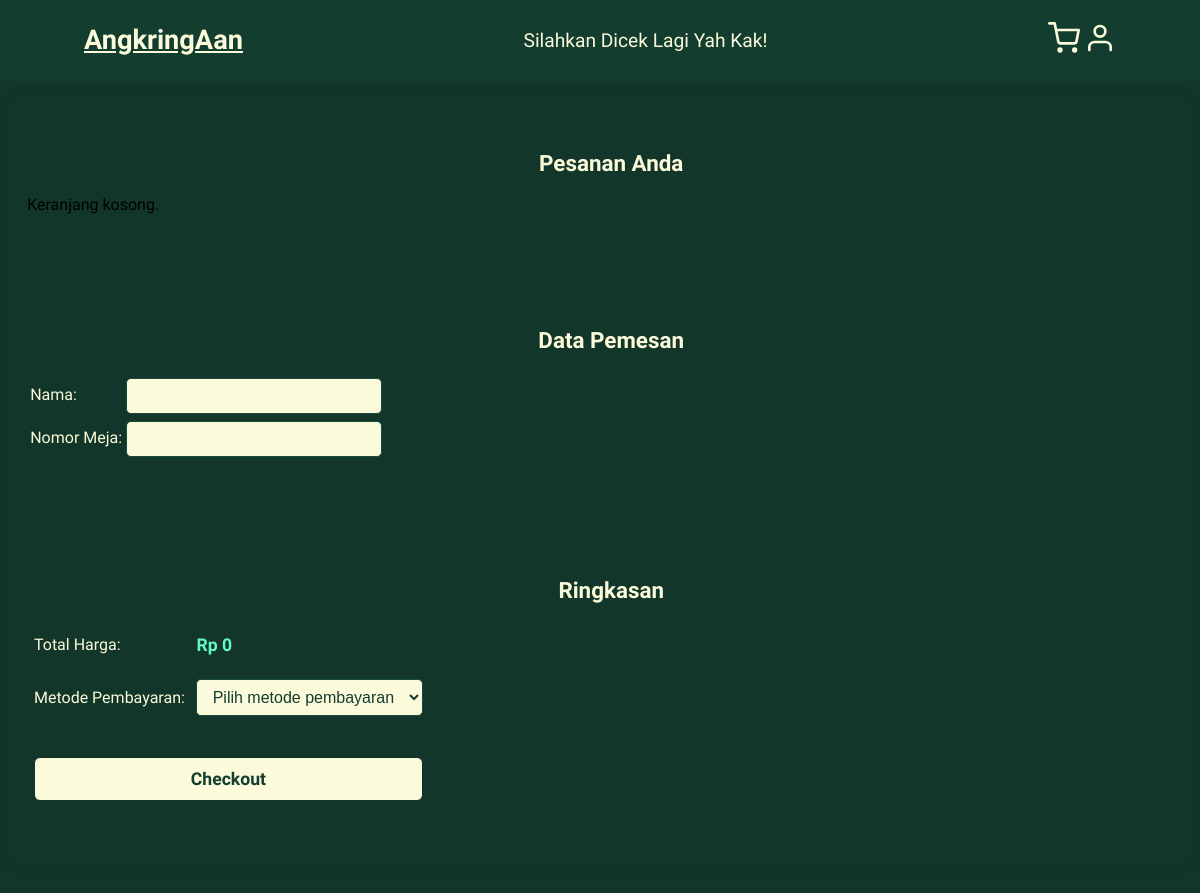
Page /chart.php on the earlier database version.
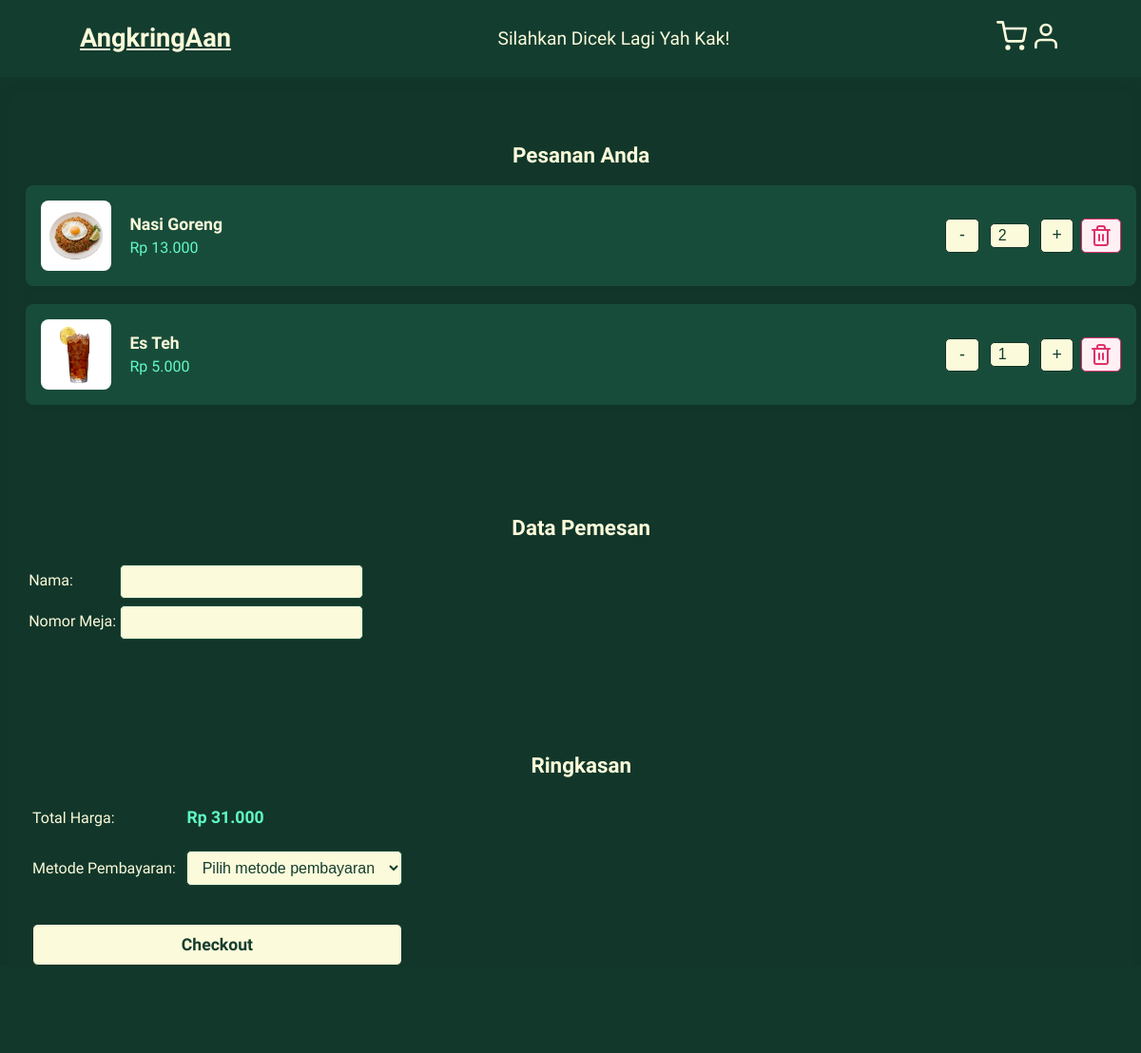
Same page on the later database version.
### tables this page shows
CREATE TABLE IF NOT EXISTS detail_pesanan (
  id INT AUTO_INCREMENT PRIMARY KEY,
  pesanan_id INT NOT NULL,
  menu_id INT NOT NULL,
  jumlah INT NOT NULL,
  FOREIGN KEY (pesanan_id) REFERENCES pesanan(id_pesanan) ON DELETE CASCADE,
  FOREIGN KEY (menu_id) REFERENCES menu(id_menu) ON DELETE CASCADE
);

CREATE TABLE IF NOT EXISTS menu (
  id_menu INT AUTO_INCREMENT PRIMARY KEY,
  nama VARCHAR(100) NOT NULL,
  kategori ENUM('makanan', 'minuman', 'snack') NOT NULL,
  harga INT NOT NULL,
  gambar VARCHAR(255)
);

### chart.php (the view, shortened to what this page needs)
<?php
$host = "localhost";
$user = "root";
$pass = "";
$db = "angkringaan_db";
$conn = new mysqli($host, $user, $pass, $db);
$pesanan_id = $_SESSION['pesanan_id'] ?? null;
if (!$pesanan_id) {
    $conn->query("INSERT INTO pelanggan (nama, no_meja) VALUES ('Temporary', 0)");
    $temp_pelanggan_id = $conn->insert_id;
    $conn->query("INSERT INTO pesanan (id_pelanggan, total_harga, pembayaran) VALUES ($temp_pelanggan_id, 0, 'Cash')");
    $pesanan_id = $conn->insert_id;
} else {
    $pesanan = $conn->query("SELECT * FROM pesanan WHERE id_pesanan=$pesanan_id")->fetch_assoc();
}
$order_items = [];
$total_harga = 0;
if ($pesanan_id) {
    $sql = "SELECT dp.*, m.nama, m.harga, m.gambar
            FROM detail_pesanan dp
            JOIN menu m ON dp.menu_id = m.id_menu
            WHERE dp.pesanan_id = $pesanan_id";
    $result = $conn->query($sql);
    while ($row = $result->fetch_assoc()) {
        $order_items[] = $row;
        $total_harga += $row['harga'] * $row['jumlah'];
    }
}
?>
<!DOCTYPE html>
<html lang="id">
<head>
    <link rel="stylesheet" href="css/styleChart.css" />
</head>
<body>
    <nav class="navbar">
        <a href="index.php" class="logo">AngkringAan</a>
        <div class="navbar-nav">
            <p>Silahkan Dicek Lagi Yah Kak!</p>
        </div>
        <div class="navbar-extra">
            <a href="#" id="search"><i data-feather="shopping-cart"></i></a>
            <a href="login.php" id="kasir"><i data-feather="user"></i></a>
        </div>
    </nav>
    <main class="chart-container">
        <div class="order-list" id="order-list">
            <h2>Pesanan Anda</h2>
            <?php if (count($order_items) > 0): ?>
                <?php foreach ($order_items as $item): ?>
                <div class="order-item">
                    <img src="Assets/<?= htmlspecialchars($item['gambar']) ?>" alt="<?= htmlspecialchars($item['nama']) ?>" class="order-item-img" />
                    <div class="order-item-info">
                        <div class="order-item-name"><?= htmlspecialchars($item['nama']) ?></div>
                        <div class="order-item-price">Rp <?= number_format($item['harga'], 0, ',', '.') ?></div>
                    </div>
                    <div class="order-item-actions">
                        <form method="post" action="update_cart.php" style="display:inline;">
                            <button class="btn-kurang btn-decrease" type="submit" name="action" value="decrease">-</button>
                        </form>
                        <input type="number" class="order-item-qty quantity" value="<?= $item['jumlah'] ?>" min="1" readonly />
                        <form method="post" action="update_cart.php" style="display:inline;">
                            <button class="btn-tambah btn-increase" type="submit" name="action" value="increase">+</button>
                        </form>
                        <form method="post" action="update_cart.php" style="display:inline;">
                            <button class="btn-hapus" type="submit" name="action" value="delete"><i data-feather="trash-2"></i></button>
                        </form>
                    </div>
                </div>
                <?php endforeach; ?>
            <?php else: ?>
                <p>Keranjang kosong.</p>
            <?php endif; ?>
        </div>
        <div class="order-form">
            <h2>Data Pemesan</h2>
            <form method="post" action="checkout.php">
            <table>
                <tbody>
                    <tr>
                        <td><label for="nama">Nama:</label></td>
                        <td><input type="text" id="nama" name="nama" required /></td>
                    </tr>
                    <tr>
                        <td><label for="meja">Nomor Meja:</label></td>
                        <td><input type="number" id="meja" name="meja" min="1" required /></td>
                    </tr>
                </tbody>
            </table>
        </div>
        <div class="order-summary">
            <h2>Ringkasan</h2>
            <table>
                <tbody>
                    <tr>
                        <td>Total Harga:</td>
                        <td><span id="total-harga">Rp <?= number_format($total_harga, 0, ',', '.') ?></span></td>
                    </tr>
                    <tr>
                        <td><label for="pembayaran">Metode Pembayaran:</label></td>
                        <td>
                            <select id="pembayaran" name="pembayaran" required>
                                <option value="">Pilih metode pembayaran</option>
                            </select>
                        </td>
                    </tr>
                    <tr>
                        <td colspan="2">
                            <button id="btn-checkout" type="submit" <?= count($order_items) == 0 ? 'disabled' : '' ?>>Checkout</button>
                        </td>
                    </tr>
                </tbody>
            </table>
        </div>
    </main>
</body>
</html>

### css/styleChart.css (style rules this page uses)
:root { --bg: #12372a; --primary: #fbfada; }
body { background-color: var(--bg); font-family: "Lexend Zetta", sans-serif; }
.navbar { display: flex; justify-content: space-between; align-items: center; padding: 1.4rem 7%; position: fixed; top: 0; left: 0; right: 0; z-index: 10000; background: #133d2f; }
.navbar .logo { font-size: 1.7rem; font-weight: 600; color: var(--primary); }
.navbar .navbar-nav p { font-family: "Lexend Zetta", sans-serif; color: var(--primary); font-size: 1.2rem; margin: 0 1rem; }
.navbar-extra .feather { width: 2rem; height: 2rem; color: var(--primary); }
.chart-container { display: flex; flex-direction: row; flex-wrap: wrap; justify-content: center; align-items: flex-start; gap: 2rem; max-width: 1200px; margin: 7rem auto 2rem auto; padding: 2rem 1rem; background: rgba(19, 61, 47, 0.1); border-radius: 16px; box-shadow: 0 2px 16px rgba(0, 0, 0, 0.08); }
.order-list { flex: 2 1 0; min-width: 320px; max-width: 60%; }
.order-form { flex: 1 1 0; min-width: 260px; max-width: 35%; }
.order-summary { width: 100%; max-width: 100%; margin-top: 2rem; align-self: stretch; }
.order-list .order-item { display: flex; align-items: center; background: #184c3a; border-radius: 8px; padding: 1rem; margin-bottom: 1.2rem; box-shadow: 0 1px 6px rgba(0, 0, 0, 0.06); gap: 1.2rem; }
.order-list .order-item-img { width: 70px; height: 70px; object-fit: cover; border-radius: 8px; border: 2px solid #fbfada33; background: #fff; }
.order-list .order-item-info { flex: 1; display: flex; flex-direction: column; gap: 0.3rem; }
.order-list .order-item-name { font-size: 1.1rem; font-weight: 600; color: var(--primary); }
.order-list .order-item-price { font-size: 1rem; color: #61fac4; }
.order-list .order-item-actions { display: flex; align-items: center; gap: 0.5rem; }
.order-list .btn-kurang, .order-list .btn-tambah, .order-list .btn-hapus { background: #fbfada; color: #133d2f; border: 1px solid #113327; border-radius: 5px; padding: 0.3rem 0.7rem; font-size: 1.1rem; cursor: pointer; min-width: 2.2rem; min-height: 2.2rem; display: flex; align-items: center; justify-content: center; }
.order-list .btn-hapus { padding: 0.3rem 0.5rem; color: #e1306c; border-color: #e1306c; background: #fff0f4; }
.order-list .order-item-qty { width: 2.5rem; text-align: center; border: 1px solid #12372a; border-radius: 5px; background: #fbfada; color: #133d2f; font-size: 1rem; padding: 0.2rem 0; margin: 0 0.2rem; }
.order-list h2, .order-form h2, .order-summary h2 { font-family: "Lexend Zetta", sans-serif; font-size: 1.4rem; margin-bottom: 1.2rem; color: var(--primary); text-align: center; }
.order-form label { font-family: "Lexend Zetta", sans-serif; font-size: 1rem; color: var(--primary); }
.order-form input[type="text"], .order-form input[type="number"] { width: 100%; padding: 0.5rem 0.7rem; border-radius: 5px; border: 1px solid #184c3a; background: #fbfada; color: #133d2f; font-size: 1rem; margin-top: 0.2rem; }
.order-summary td { padding: 0.7rem 0.3rem; font-size: 1rem; }
#total-harga { font-weight: bold; color: #61fac4; font-size: 1.1rem; }
.order-summary td label, .order-summary td:first-child { font-family: "Lexend Zetta", sans-serif; font-size: 1rem; color: var(--primary); }
.order-summary select { width: 100%; padding: 0.5rem 0.7rem; border-radius: 5px; border: 1px solid #184c3a; background: #fbfada; color: #133d2f; font-size: 1rem; }
#btn-checkout { width: 100%; background: #fbfada; color: #133d2f; border: 1px solid #113327; border-radius: 6px; padding: 0.7rem 0; font-family: "Sansita Swashed", cursive; font-size: 1.1rem; font-weight: bold; margin-top: 1rem; cursor: pointer; transition: background 0.2s; }
@media (max-width: 1368px) { .chart-container { flex-direction: column; align-items: stretch; gap: 1.5rem; margin-top: 6rem; padding: 1rem 0.5rem; } }
@media (max-width: 1368px) { .order-list, .order-form, .order-summary { max-width: 100%; min-width: unset; padding: 1.2rem 0.7rem; margin-bottom: 1rem; } }
@media (max-width: 1368px) { .order-summary { margin-top: 1.2rem; } }

Differences in the rows shown:
added detail_pesanan: menu.gambar (picture), menu.nama "Nasi Goreng", menu.harga "13.000", jumlah "2"
added detail_pesanan: menu.gambar (picture), menu.nama "Es Teh", menu.harga "5.000", jumlah "1"
Other differences:
$total_harga: "0" → "31.000"
text no longer shown: "Keranjang kosong."
